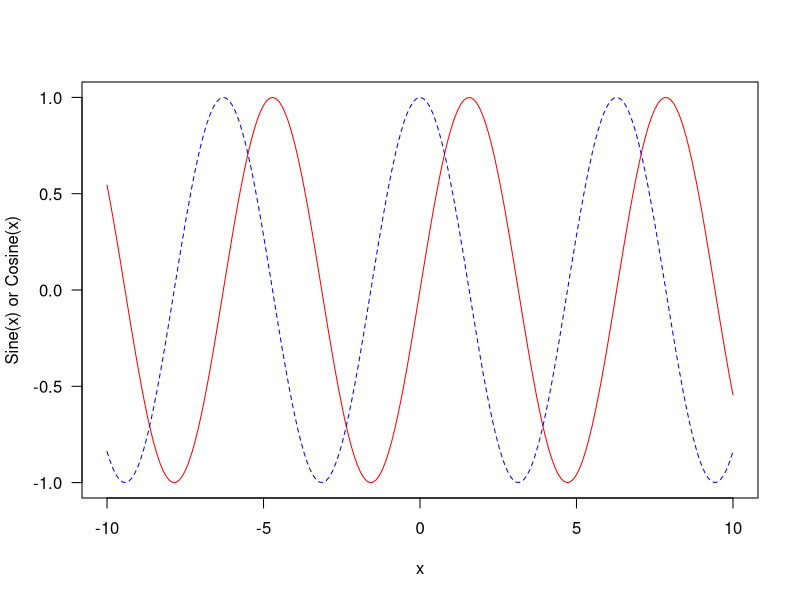
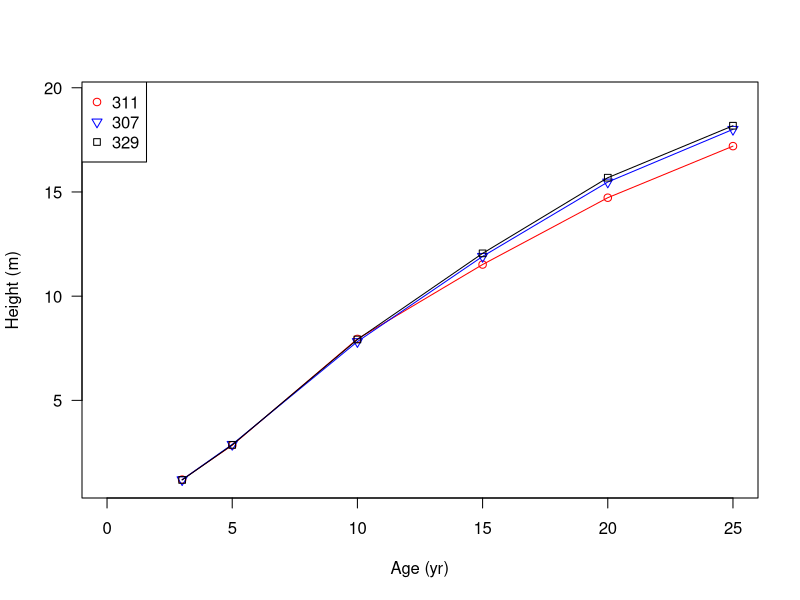

The R source for these figures, in order:
## ---- chunk 1
x<-seq(-10,10,0.1) 
y<-sin(x) 
z<-cos(x) 
matplot(x,cbind(y,z),col=c("red","blue"),las=1,xlab="x",ylab="Sine(x) or Cosine(x)",lty=1:2,type="l")
## ---- chunk 2
ll.dat<-Loblolly 
ll.dat$height<-ll.dat$height*0.3048 
 
plot(height~age,type="n",xlab="Age (yr)",ylab="Height (m)",las=1,xlim=c(0,25),data=ll.dat) 
points(ll.dat$age[ll.dat$Seed==307],ll.dat$height[ll.dat$Seed==329],pch=1,col="red",type="o") 
points(ll.dat$age[ll.dat$Seed==311],ll.dat$height[ll.dat$Seed==307],pch=6,col="blue",type="o") 
points(ll.dat$age[ll.dat$Seed==311],ll.dat$height[ll.dat$Seed==311],pch=22,col="black",type="o") 
legend("topleft",legend=c(311,307,329),pch=c(1,6,22),col=c("red","blue","black"))
